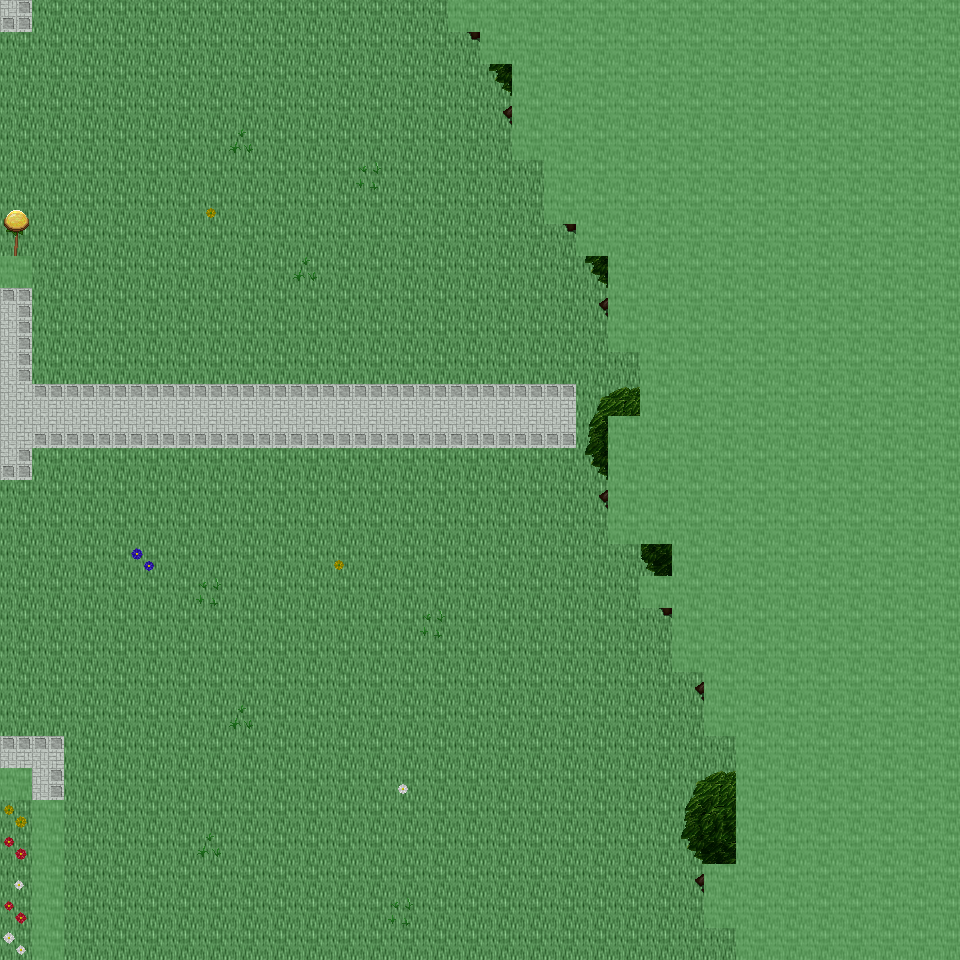

Below is a game level as drawn by its tile map, then a one-line description and the .tmx that defines it (tile-layer data replaced by summaries):
An orthogonal 30x30 tile map with 32x32 px tiles, 6 tile layers (Ground, Object, Object2, Above, ...), 53 tilesets and 6 objects (6x mapExit).

<map version="1.0" orientation="orthogonal" renderorder="right-down" width="30" height="30" tilewidth="32" tileheight="32" nextobjectid="7">
  <tileset firstgid="1" name="tileset_ground_ground" tilewidth="32" tileheight="32" tilecount="33" columns="3">
    <image source="../drawable/tileset_ground_ground.png" width="96" height="352" />
  </tileset>
  <tileset firstgid="34" name="tileset_building_castle" tilewidth="32" tileheight="32" tilecount="320" columns="20">
    <image source="../drawable/tileset_building_castle.png" width="640" height="512" />
  </tileset>
  <tileset firstgid="354" name="tileset_ground_square_patch" tilewidth="32" tileheight="32" tilecount="9" columns="3">
    <image source="../drawable/tileset_ground_square_patch.png" width="96" height="96" />
  </tileset>
  <tileset firstgid="363" name="tileset_building_decoration_banner" tilewidth="32" tileheight="32" tilecount="12" columns="1">
    <image source="../drawable/tileset_building_decoration_banner.png" width="32" height="384" />
  </tileset>
  <tileset firstgid="375" name="tileset_ground_water_pool" tilewidth="32" tileheight="32" tilecount="72" columns="3">
    <image source="../drawable/tileset_ground_water_pool.png" width="96" height="768" />
  </tileset>
  <tileset firstgid="447" name="tileset_building_wall_wall_brown" tilewidth="32" tileheight="32" tilecount="12" columns="3">
    <image source="../drawable/tileset_building_wall_wall_brown.png" width="96" height="128" />
  </tileset>
  <tileset firstgid="459" name="tileset_plant_grasses" tilewidth="32" tileheight="32" tilecount="6" columns="3">
    <image source="../drawable/tileset_plant_grasses.png" width="96" height="64" />
  </tileset>
  <tileset firstgid="465" name="tileset_plant_flower_daisy_white" tilewidth="32" tileheight="32" tilecount="8" columns="2">
    <image source="../drawable/tileset_plant_flower_daisy_white.png" width="64" height="128" />
  </tileset>
  <tileset firstgid="473" name="tileset_plant_tree_tree_darkgreen" tilewidth="32" tileheight="32" tilecount="88" columns="8">
    <image source="../drawable/tileset_plant_tree_tree_darkgreen.png" width="256" height="352" />
  </tileset>
  <tileset firstgid="561" name="tileset_plant_flower_daisy_red" tilewidth="32" tileheight="32" tilecount="8" columns="2">
    <image source="../drawable/tileset_plant_flower_daisy_red.png" width="64" height="128" />
  </tileset>
  <tileset firstgid="569" name="tileset_ground_grass_edges" tilewidth="32" tileheight="32" tilecount="36" columns="12">
    <image source="../drawable/tileset_ground_grass_edges.png" width="384" height="96" />
  </tileset>
  <tileset firstgid="605" name="tileset_ground_grass_corners" tilewidth="32" tileheight="32" tilecount="24" columns="6">
    <image source="../drawable/tileset_ground_grass_corners.png" width="192" height="128" />
  </tileset>
  <tileset firstgid="629" name="tileset_plant_bush_hedge" tilewidth="32" tileheight="32" tilecount="35" columns="5">
    <image source="../drawable/tileset_plant_bush_hedge.png" width="160" height="224" />
  </tileset>
  <tileset firstgid="664" name="tileset_ground_rock_pebbles" tilewidth="32" tileheight="32" tilecount="3" columns="1">
    <image source="../drawable/tileset_ground_rock_pebbles.png" width="32" height="96" />
  </tileset>
  <tileset firstgid="667" name="tileset_plant_bush_bushes" tilewidth="32" tileheight="32" tilecount="10" columns="5">
    <image source="../drawable/tileset_plant_bush_bushes.png" width="160" height="64" />
  </tileset>
  <tileset firstgid="677" name="tileset_building_roof_red" tilewidth="32" tileheight="32" tilecount="20" columns="5">
    <image source="../drawable/tileset_building_roof_red.png" width="160" height="128" />
  </tileset>
  <tileset firstgid="697" name="tileset_plant_flower_daisy_yellow" tilewidth="32" tileheight="32" tilecount="8" columns="2">
    <image source="../drawable/tileset_plant_flower_daisy_yellow.png" width="64" height="128" />
  </tileset>
  <tileset firstgid="705" name="tileset_plant_leaves" tilewidth="32" tileheight="32" tilecount="8" columns="4">
    <image source="../drawable/tileset_plant_leaves.png" width="128" height="64" />
  </tileset>
  <tileset firstgid="713" name="tileset_item_corpse_skull_pale" tilewidth="32" tileheight="32" tilecount="2" columns="2">
    <image source="../drawable/tileset_item_corpse_skull_pale.png" width="64" height="32" />
  </tileset>
  <tileset firstgid="715" name="tileset_building_roof_blue" tilewidth="32" tileheight="32" tilecount="20" columns="5">
    <image source="../drawable/tileset_building_roof_blue.png" width="160" height="128" />
  </tileset>
  <tileset firstgid="735" name="tileset_plant_cactus" tilewidth="32" tileheight="32" tilecount="2" columns="1">
    <image source="../drawable/tileset_plant_cactus.png" width="32" height="64" />
  </tileset>
  <tileset firstgid="737" name="tileset_plant_flower_daisy_blue" tilewidth="32" tileheight="32" tilecount="8" columns="2">
    <image source="../drawable/tileset_plant_flower_daisy_blue.png" width="64" height="128" />
  </tileset>
  <tileset firstgid="745" name="tileset_plant_stump_stump_brown" tilewidth="32" tileheight="32" tilecount="4" columns="2">
    <image source="../drawable/tileset_plant_stump_stump_brown.png" width="64" height="64" />
  </tileset>
  <tileset firstgid="749" name="tileset_plant_stump_rectangular" tilewidth="32" tileheight="32" tilecount="4" columns="2">
    <image source="../drawable/tileset_plant_stump_rectangular.png" width="64" height="64" />
  </tileset>
  <tileset firstgid="753" name="tileset_furniture_carpet_border" tilewidth="32" tileheight="32" tilecount="12" columns="3">
    <image source="../drawable/tileset_furniture_carpet_border.png" width="96" height="128" />
  </tileset>
  <tileset firstgid="765" name="tileset_ground_pothole" tilewidth="32" tileheight="32" tilecount="4" columns="4">
    <image source="../drawable/tileset_ground_pothole.png" width="128" height="32" />
  </tileset>
  <tileset firstgid="769" name="tileset_furniture_carpet_carpets" tilewidth="32" tileheight="32" tilecount="8" columns="4">
    <image source="../drawable/tileset_furniture_carpet_carpets.png" width="128" height="64" />
  </tileset>
  <tileset firstgid="777" name="tileset_building_roof_yellow" tilewidth="32" tileheight="32" tilecount="20" columns="5">
    <image source="../drawable/tileset_building_roof_yellow.png" width="160" height="128" />
  </tileset>
  <tileset firstgid="797" name="tileset_plant_stump_stump_green" tilewidth="32" tileheight="32" tilecount="4" columns="2">
    <image source="../drawable/tileset_plant_stump_stump_green.png" width="64" height="64" />
  </tileset>
  <tileset firstgid="801" name="tileset_item_pot_pot_golden_centred" tilewidth="32" tileheight="32" tilecount="3" columns="3">
    <image source="../drawable/tileset_item_pot_pot_golden_centred.png" width="96" height="32" />
  </tileset>
  <tileset firstgid="804" name="tileset_building_roof_green" tilewidth="32" tileheight="32" tilecount="20" columns="5">
    <image source="../drawable/tileset_building_roof_green.png" width="160" height="128" />
  </tileset>
  <tileset firstgid="824" name="tileset_item_statue_fairypool" tilewidth="32" tileheight="32" tilecount="16" columns="2">
    <image source="../drawable/tileset_item_statue_fairypool.png" width="64" height="256" />
  </tileset>
  <tileset firstgid="840" name="tileset_building_window_window_left" tilewidth="32" tileheight="32" tilecount="2" columns="2">
    <image source="../drawable/tileset_building_window_window_left.png" width="64" height="32" />
  </tileset>
  <tileset firstgid="842" name="tileset_building_window_window_long" tilewidth="32" tileheight="32" tilecount="3" columns="3">
    <image source="../drawable/tileset_building_window_window_long.png" width="96" height="32" />
  </tileset>
  <tileset firstgid="845" name="tileset_building_door_door_n" tilewidth="32" tileheight="32" tilecount="6" columns="3">
    <image source="../drawable/tileset_building_door_door_n.png" width="96" height="64" />
  </tileset>
  <tileset firstgid="851" name="tileset_item_postbox" tilewidth="32" tileheight="32" tilecount="4" columns="2">
    <image source="../drawable/tileset_item_postbox.png" width="64" height="64" />
  </tileset>
  <tileset firstgid="855" name="tileset_building_window_window_right" tilewidth="32" tileheight="32" tilecount="2" columns="2">
    <image source="../drawable/tileset_building_window_window_right.png" width="64" height="32" />
  </tileset>
  <tileset firstgid="857" name="tileset_building_decoration_blue_circle" tilewidth="32" tileheight="32" tilecount="4" columns="2">
    <image source="../drawable/tileset_building_decoration_blue_circle.png" width="64" height="64" />
  </tileset>
  <tileset firstgid="861" name="tileset_plant_indoor_flower_baskets" tilewidth="32" tileheight="32" tilecount="3" columns="1">
    <image source="../drawable/tileset_plant_indoor_flower_baskets.png" width="32" height="96" />
  </tileset>
  <tileset firstgid="864" name="tileset_building_decoration_chimney_big" tilewidth="32" tileheight="32" tilecount="2" columns="1">
    <image source="../drawable/tileset_building_decoration_chimney_big.png" width="32" height="64" />
  </tileset>
  <tileset firstgid="866" name="tileset_building_decoration_banner_long" tilewidth="32" tileheight="32" tilecount="3" columns="3">
    <image source="../drawable/tileset_building_decoration_banner_long.png" width="96" height="32" />
  </tileset>
  <tileset firstgid="869" name="tileset_building_decoration_chimney" tilewidth="32" tileheight="32" tilecount="2" columns="1">
    <image source="../drawable/tileset_building_decoration_chimney.png" width="32" height="64" />
  </tileset>
  <tileset firstgid="871" name="tileset_building_decoration_longhorn_skull" tilewidth="32" tileheight="32" tilecount="6" columns="3">
    <image source="../drawable/tileset_building_decoration_longhorn_skull.png" width="96" height="64" />
  </tileset>
  <tileset firstgid="877" name="tileset_building_decoration_library_banner" tilewidth="32" tileheight="32" tilecount="6" columns="3">
    <image source="../drawable/tileset_building_decoration_library_banner.png" width="96" height="64" />
  </tileset>
  <tileset firstgid="883" name="tileset_logic_creature_elf" tilewidth="32" tileheight="32" tilecount="16" columns="8">
    <image source="../drawable/tileset_logic_creature_elf.png" width="256" height="64" />
  </tileset>
  <tileset firstgid="899" name="tileset_logic_portal" tilewidth="32" tileheight="32" tilecount="24" columns="8">
    <image source="../drawable/tileset_logic_portal.png" width="256" height="96" />
  </tileset>
  <tileset firstgid="923" name="tileset_logic_collision" tilewidth="32" tileheight="32" tilecount="1" columns="1">
    <image source="../drawable/tileset_logic_collision.png" width="32" height="32" />
  </tileset>
  <tileset firstgid="924" name="tileset_ground_green_paving" tilewidth="32" tileheight="32" tilecount="18" columns="3">
    <image source="../drawable/tileset_ground_green_paving.png" width="96" height="192" />
  </tileset>
  <tileset firstgid="942" name="tileset_light_door_light" tilewidth="32" tileheight="32" tilecount="12" columns="3">
    <image source="../drawable/tileset_light_door_light.png" width="96" height="128" />
  </tileset>
  <tileset firstgid="954" name="tileset_furniture_light_roots_lamp" tilewidth="32" tileheight="32" tilecount="6" columns="2">
    <image source="../drawable/tileset_furniture_light_roots_lamp.png" width="64" height="96" />
  </tileset>
  <tileset firstgid="960" name="tileset_light_dim_yellow_light_7x5" tilewidth="32" tileheight="32" tilecount="35" columns="7">
    <image source="../drawable/tileset_light_dim_yellow_light_7x5.png" width="224" height="160" />
  </tileset>
  <tileset firstgid="995" name="tileset_light_yellow_light_5x5" tilewidth="32" tileheight="32" tilecount="25" columns="5">
    <image source="../drawable/tileset_light_yellow_light_5x5.png" width="160" height="160" />
  </tileset>
  <tileset firstgid="1020" name="tileset_building_decoration_shop_banners" tilewidth="32" tileheight="32" tilecount="8" columns="8">
    <image source="../drawable/tileset_building_decoration_shop_banners.png" width="256" height="32" />
  </tileset>
  <layer name="Ground" width="30" height="30">
    <data>[900 cells, 900 non-empty, 2 distinct tile ids]</data>
  </layer>
  <layer name="Object" width="30" height="30">
    <data>[900 cells, 73 non-empty, 18 distinct tile ids]</data>
  </layer>
  <layer name="Object2" width="30" height="30">
    <data>[900 cells, 55 non-empty, 15 distinct tile ids]</data>
  </layer>
  <layer name="Above" width="30" height="30">
    <data>[900 cells, 315 non-empty, 35 distinct tile ids]</data>
  </layer>
  <layer name="Above2" width="30" height="30">
    <data>[900 cells, 2 non-empty, 1 distinct tile ids]</data>
  </layer>
  <layer name="Walkable" width="30" height="30">
    <data>[900 cells, 319 non-empty, 1 distinct tile ids]</data>
  </layer>
  <objectgroup name="MapEvents">
    <object id="1" name="north" type="mapExit" x="0" y="0" width="448" height="32">
      <properties>
        <property name="map" value="level_0_x156_y77" />
        <property name="x" value="0" />
        <property name="y" value="28" />
      </properties>
    </object>
    <object id="2" name="south" type="mapExit" x="0" y="928" width="32" height="32">
      <properties>
        <property name="map" value="level_0_x156_y79" />
        <property name="x" value="0" />
        <property name="y" value="1" />
      </properties>
    </object>
    <object id="3" name="south2" type="mapExit" x="64" y="928" width="672" height="32">
      <properties>
        <property name="map" value="level_0_x156_y79" />
        <property name="x" value="2" />
        <property name="y" value="1" />
      </properties>
    </object>
    <object id="4" name="west" type="mapExit" x="0" y="0" width="32" height="256">
      <properties>
        <property name="map" value="level_0_x155_y78" />
        <property name="x" value="28" />
        <property name="y" value="0" />
      </properties>
    </object>
    <object id="5" name="west2" type="mapExit" x="0" y="288" width="32" height="480">
      <properties>
        <property name="map" value="level_0_x155_y78" />
        <property name="x" value="28" />
        <property name="y" value="9" />
      </properties>
    </object>
    <object id="6" name="west3" type="mapExit" x="0" y="800" width="32" height="160">
      <properties>
        <property name="map" value="level_0_x155_y78" />
        <property name="x" value="28" />
        <property name="y" value="25" />
      </properties>
    </object>
  </objectgroup>
</map>
